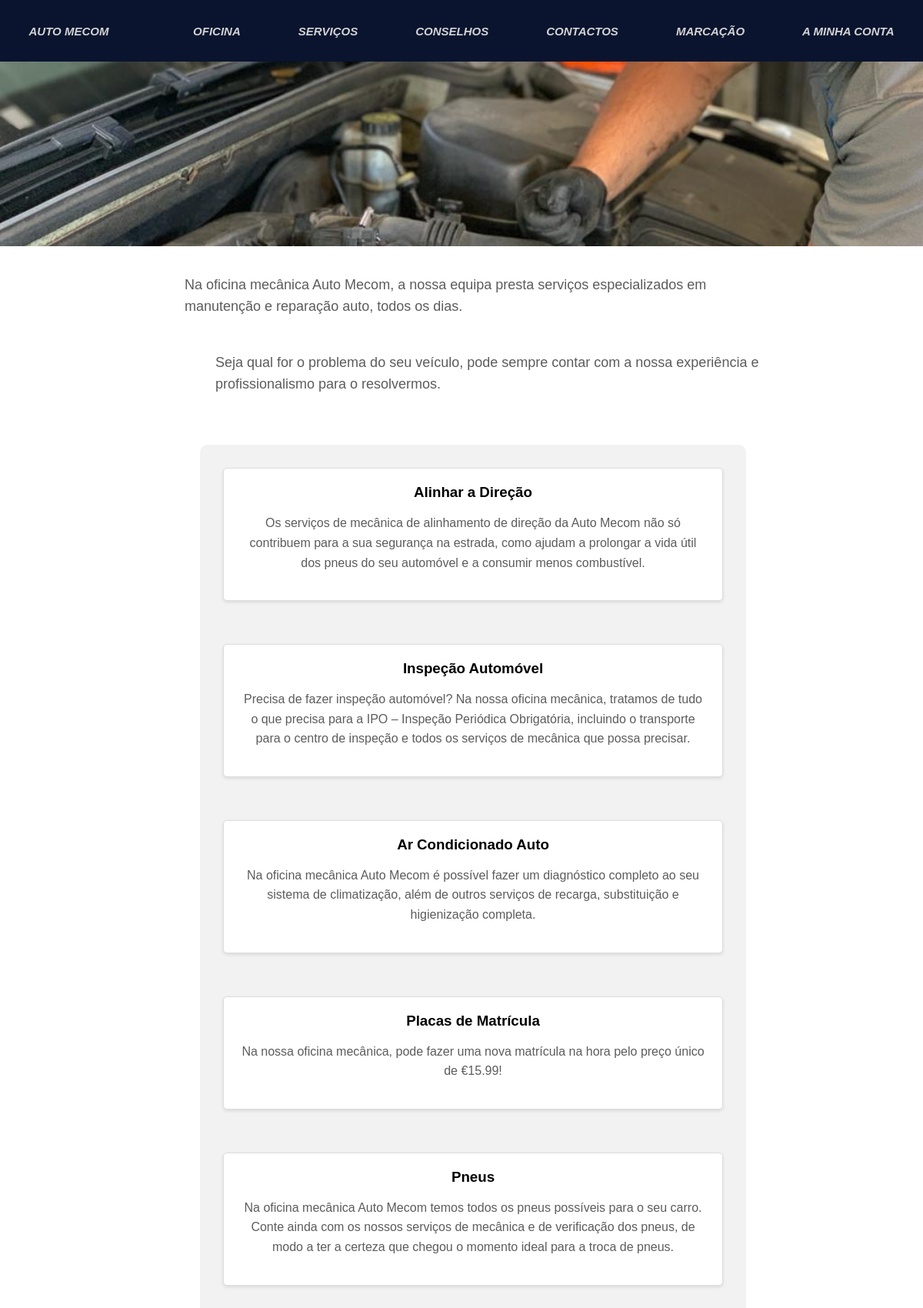
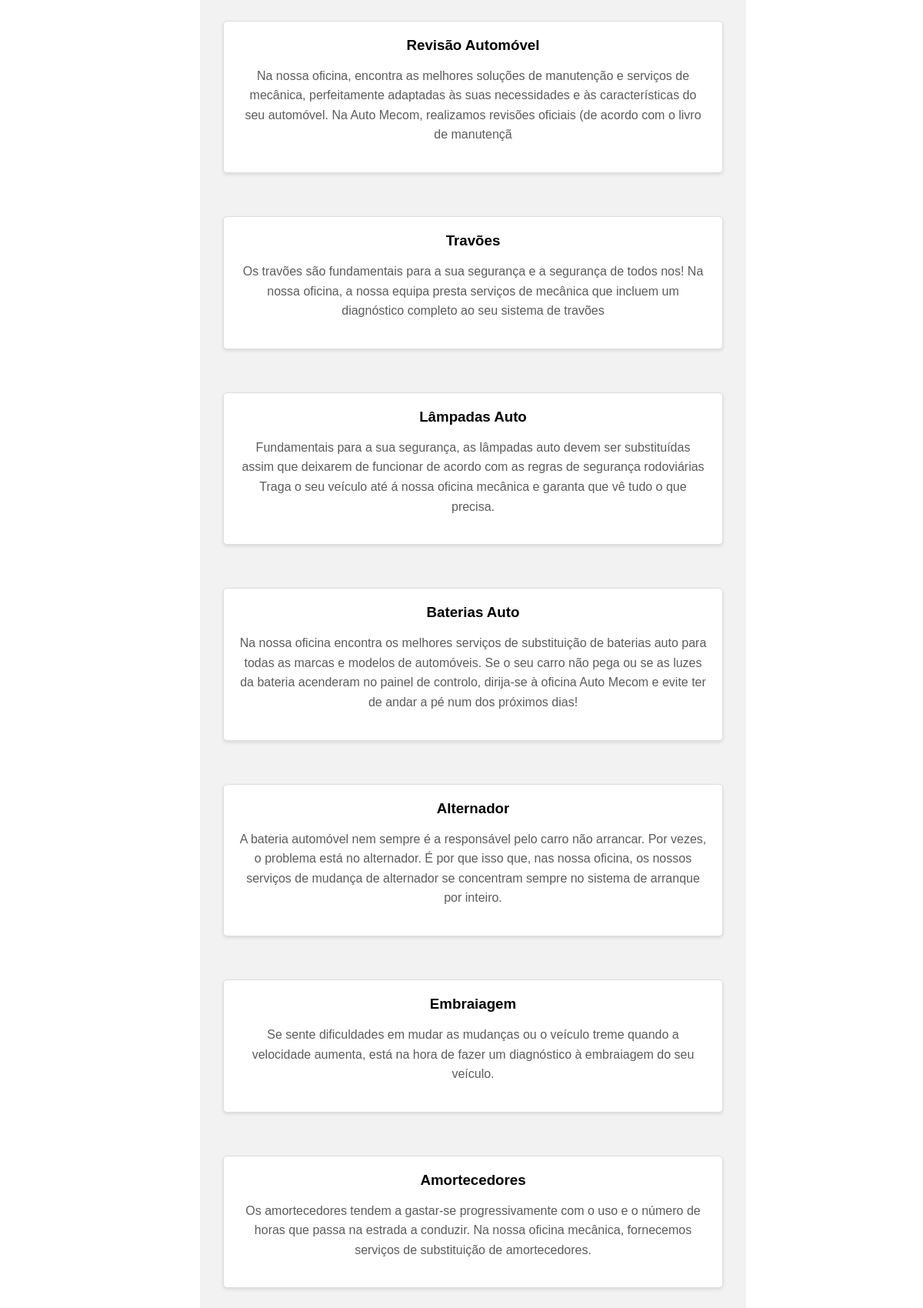
Page /servico.html (upper part) on the committed database (2 pictures, top to bottom).
### automecom/models.py (models this page shows, shortened)
class Servico(models.Model):
    nome = models.CharField(max_length=50)
    descricao = models.CharField(max_length=350, default="", blank=True)
    tipo = models.ManyToManyField(TipoServico)

### automecom/views.py (the view)
# urls.py: path('servico.html', views.servico_view, name="Servico"),
def servico_view(request):
    servicos = Servico.objects.all()
    return render(request, 'automecom/servico.html',
                  {'servicos': servicos, 'administrador': is_administrador(request.user)})

### automecom/templatetags/custom_tags.py (called while the page is built, shortened)
@register.filter(name="is_administrador")
def is_administrador(user):
    if isinstance(user, AnonymousUser):
        return False

### automecom/templates/automecom/servico.html (shortened to what this page needs)
<!DOCTYPE html>
<html lang="en">
<head>
</head>
{% extends 'automecom/layout.html' %}
{% load custom_tags %}
{% block main %}
{% load static %}
<body>
<div class="cabeçalho"></div><br>
<div class="Serviços">
<p class="SMALL">Na oficina mecânica Auto Mecom, a nossa equipa presta serviços especializados em manutenção e reparação auto, todos os dias.</p>
<p class="BIG">Seja qual for o problema do seu veículo, pode sempre contar com a nossa experiência e profissionalismo para o resolvermos.</p>
<br><br>
<section>
{% for Servico in servicos %}
    <div class="Serv">
        <div>
        <h3>{{Servico.nome}}</h3>
        <p class="SMALL">{{Servico.descricao}}</p>
        </div>
    </div>
    <br>
    <br>
{% endfor %}
</section>
    </div>
</body>
</html>
    <br>
    <br>
    <br>
    <br>
{% endblock %}

### automecom/static/automecom/css/estilos.css (style rules this page uses)
* { padding: 0; margin: 0; box-sizing:border-box; font-family: sans-serif; }
p { margin-top: 0; margin-bottom: 1rem; }
.Serviços { padding-left: 240px; padding-right: 210px; padding-bottom: 20px; }
.Serviços p { font-size: 1.125rem; font-weight: 300; line-height: 1.56; color: #5d5c5c; margin: 1em 0; }
.SMALL { font-size: 1.125rem; font-weight: 300; line-height: 1.56; color: #5d5c5c; margin: 1em 0; }
.BIG { display: inline-block; font-size: 1.25rem; font-weight: bold; font-style: normal; color:black; line-height: 1.75; padding: 0.5em 0 0.5em 40px; position: relative; }
* { box-sizing:border-box }
section { background-color: #f2f2f2; padding: 20px; border-radius: 10px; margin: 20px; text-align: center; }
.Serv { background-color: #fff; border: 1px solid #ddd; padding: 20px; margin: 10px; border-radius: 5px; box-shadow: 0 2px 4px rgba(0, 0, 0, 0.1); }
.Serv p { font-size: 16px; line-height: 1.6; }

### rows in the picture
Servico: nome "Alinhar a Direção", descricao "Os serviços de mecânica de alinhamento de direção da Auto Mecom não só contribuem para a sua segurança na estrada, como ajudam a prolongar a vida útil dos pneus do seu automóvel e a consumir menos combustível."
Servico: nome "Inspeção Automóvel", descricao "Precisa de fazer inspeção automóvel? Na nossa oficina mecânica, tratamos de tudo o que precisa para a IPO – Inspeção Periódica Obrigatória, incluindo o transporte para o centro de inspeção e todos os serviços de mecânica que possa precisar."
Servico: nome "Ar Condicionado Auto", descricao "Na oficina mecânica Auto Mecom é possível fazer um diagnóstico completo ao seu sistema de climatização, além de outros serviços de recarga, substituição e higienização completa."
Servico: nome "Placas de Matrícula", descricao "Na nossa oficina mecânica, pode fazer uma nova matrícula na hora pelo preço único de €15.99!"
Servico: nome "Pneus", descricao "Na oficina mecânica Auto Mecom temos todos os pneus possíveis para o seu carro. Conte ainda com os nossos serviços de mecânica e de verificação dos pneus, de modo a ter a certeza que chegou o momento ideal para a troca de pneus."
Servico: nome "Revisão Automóvel", descricao "Na nossa oficina, encontra as melhores soluções de manutenção e serviços de mecânica, perfeitamente adaptadas às suas necessidades e às características do seu automóvel. Na Auto Mecom, realizamos revisões oficiais (de acordo com o livro de manutençã"
Servico: nome "Travões", descricao "Os travões são fundamentais para a sua segurança e a segurança de todos nos! Na nossa oficina, a nossa equipa presta serviços de mecânica que incluem um diagnóstico completo ao seu sistema de travões"
Servico: nome "Lâmpadas Auto", descricao "Fundamentais para a sua segurança, as lâmpadas auto devem ser substituídas assim que deixarem de funcionar de acordo com as regras de segurança rodoviárias Traga o seu veículo até á nossa oficina mecânica e garanta que vê tudo o que precisa."
Servico: nome "Baterias Auto", descricao "Na nossa oficina encontra os melhores serviços de substituição de baterias auto para todas as marcas e modelos de automóveis. Se o seu carro não pega ou se as luzes da bateria acenderam no painel de controlo, dirija-se à oficina Auto Mecom e evite ter de andar a pé num dos próximos dias!"
Servico: nome "Alternador", descricao "A bateria automóvel nem sempre é a responsável pelo carro não arrancar. Por vezes, o problema está no alternador. É por que isso que, nas nossa oficina, os nossos serviços de mudança de alternador se concentram sempre no sistema de arranque por inteiro."
Servico: nome "Embraiagem", descricao "Se sente dificuldades em mudar as mudanças ou o veículo treme quando a velocidade aumenta, está na hora de fazer um diagnóstico à embraiagem do seu veículo."
Servico: nome "Amortecedores", descricao "Os amortecedores tendem a gastar-se progressivamente com o uso e o número de horas que passa na estrada a conduzir. Na nossa oficina mecânica, fornecemos serviços de substituição de amortecedores."
